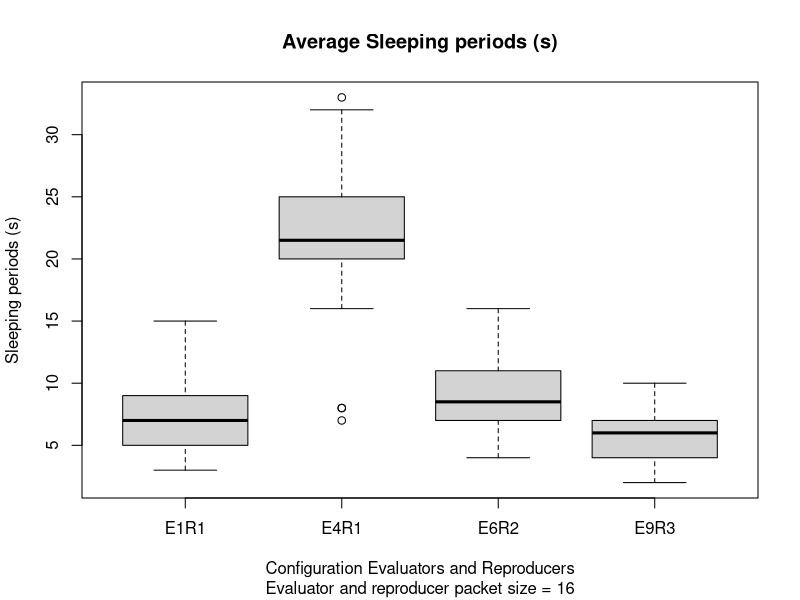

Reproduce this figure in R.
sleeps.i128.p128.er16.eval1.repro1 <- read.table('sleeps-i128-p128-er16-eval1-repro1.dat')
sleeps.i128.p128.er16.eval6.repro2 <- read.table('sleeps-i128-p128-er16-eval6-repro2.dat')
sleeps.i128.p128.er16.eval4.repro1 <- read.table('sleeps-i128-p128-er16-eval4-repro1.dat')
sleeps.i128.p128.er16.eval9.repro3 <- read.table('sleeps-i128-p128-er16-eval9-repro3.dat')
sleeps.er16.df <- data.frame( Configuration=c(rep('E1R1',length(sleeps.i128.p128.er16.eval1.repro1$V1)), 
                                rep('E4R1',length(sleeps.i128.p128.er16.eval4.repro1$V1)),
                                rep('E6R2',length(sleeps.i128.p128.er16.eval6.repro2$V1)),
                                rep('E9R3',length(sleeps.i128.p128.er16.eval9.repro3$V1)) ),
                            Sleeps=c(sleeps.i128.p128.er16.eval1.repro1$V1,
                              sleeps.i128.p128.er16.eval4.repro1$V1,
                              sleeps.i128.p128.er16.eval6.repro2$V1,
                              sleeps.i128.p128.er16.eval9.repro3$V1));
boxplot(sleeps.er16.df$Sleeps ~ sleeps.er16.df$Configuration,main='Average Sleeping periods (s)',
        sub='Evaluator and reproducer packet size = 16',xlab='Configuration Evaluators and Reproducers',ylab='Sleeping periods (s)' )
